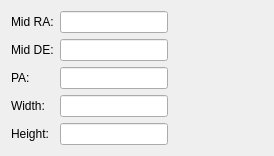
<?xml version="1.0" encoding="UTF-8"?>
<ui version="4.0">
 <class>CHelper</class>
 <widget class="QWidget" name="CHelper">
  <property name="geometry">
   <rect>
    <x>0</x>
    <y>0</y>
    <width>274</width>
    <height>153</height>
   </rect>
  </property>
  <property name="windowTitle">
   <string>Form</string>
  </property>
  <layout class="QHBoxLayout" name="horizontalLayout">
   <item>
    <layout class="QFormLayout" name="formLayout">
     <item row="0" column="0">
      <widget class="QLabel" name="label">
       <property name="text">
        <string>Mid RA:</string>
       </property>
      </widget>
     </item>
     <item row="0" column="1">
      <widget class="dmsBox" name="midRA"/>
     </item>
     <item row="1" column="0">
      <widget class="QLabel" name="label_2">
       <property name="text">
        <string>Mid DE:</string>
       </property>
      </widget>
     </item>
     <item row="1" column="1">
      <widget class="dmsBox" name="midDE"/>
     </item>
     <item row="2" column="0">
      <widget class="QLabel" name="label_3">
       <property name="text">
        <string>PA:</string>
       </property>
      </widget>
     </item>
     <item row="2" column="1">
      <widget class="dmsBox" name="PA"/>
     </item>
     <item row="3" column="0">
      <widget class="QLabel" name="label_4">
       <property name="text">
        <string>Width:</string>
       </property>
      </widget>
     </item>
     <item row="3" column="1">
      <widget class="dmsBox" name="scaleW"/>
     </item>
     <item row="4" column="0">
      <widget class="QLabel" name="label_5">
       <property name="text">
        <string>Height:</string>
       </property>
      </widget>
     </item>
     <item row="4" column="1">
      <widget class="dmsBox" name="scaleH"/>
     </item>
    </layout>
   </item>
   <item>
    <spacer name="horizontalSpacer">
     <property name="orientation">
      <enum>Qt::Horizontal</enum>
     </property>
     <property name="sizeHint" stdset="0">
      <size>
       <width>72</width>
       <height>20</height>
      </size>
     </property>
    </spacer>
   </item>
  </layout>
 </widget>
 <customwidgets>
  <customwidget>
   <class>dmsBox</class>
   <extends>QLineEdit</extends>
   <header>widgets/dmsbox.h</header>
   <container>1</container>
  </customwidget>
 </customwidgets>
 <resources/>
 <connections/>
</ui>
